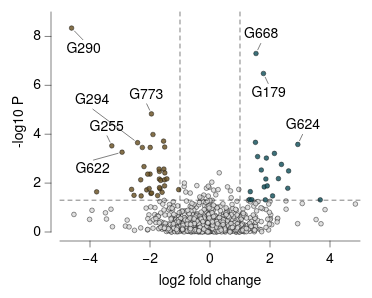

Express this chart as Vega-Lite.
### Vega-Lite specification from a JSON file in a GitHub repository (floating-point values rounded to 4 significant figures; data arrays with more than 128 entries replaced by an {"elided": "..."} marker saying what was removed)
{"background": null, "config": {"arc": {"fill": "#DBDBDB", "fillOpacity": 1.0, "innerRadius": 27.5, "padAngle": 0.03, "stroke": "black", "strokeOpacity": 1, "strokeWidth": 0.25}, "area": {"fill": "#DBDBDB", "fillOpacity": 1.0, "stroke": "black", "strokeOpacity": 1, "strokeWidth": 0.25}, "axis": {"domain": true, "domainCap": "round", "domainColor": "black", "domainWidth": 0.25, "grid": false, "gridCap": "round", "gridColor": "#F1F1F1", "gridDash": [0, 0], "gridOpacity": 1.0, "gridWidth": 0.25, "labelColor": "black", "labelFont": "Helvetica Neue, HelveticaNeue, Helvetica, Arial, sans-serif", "labelFontSize": 7, "labelFontStyle": "normal", "labelFontWeight": 400, "offset": 4.5, "ticks": true, "tickCap": "round", "tickColor": "black", "tickRound": false, "tickSize": 3, "tickWidth": 0.25, "titleColor": "black", "titleFont": "Helvetica Neue, HelveticaNeue, Helvetica, Arial, sans-serif", "titleFontSize": 7, "titleFontStyle": "normal", "titleFontWeight": 400}, "axisX": {"domain": true, "labelAlign": "center", "labelAngle": 0, "labels": true, "ticks": true, "translate": 0}, "axisY": {"domain": true, "labelAlign": "right", "labelAngle": 0, "labels": true, "ticks": true, "translate": 0}, "axisRight": {"domain": true, "labelAlign": "left", "labelAngle": 0, "labels": true, "ticks": true, "translate": 0}, "axisTop": {"domain": true, "labelAlign": "center", "labelAngle": 0, "labels": true, "ticks": true, "translate": 0}, "axisBand": {"tickOffset": 0}, "bar": {"fill": "#DBDBDB", "fillOpacity": 1.0, "stroke": "black", "strokeOpacity": 1, "strokeWidth": 0.25}, "boxplot": {"size": 9.9, "ticks": {"cornerRadius": 0.25, "fill": "black", "opacity": 1, "size": 4.95, "thickness": 0.25}, "box": {"fillOpacity": 1.0, "stroke": "black", "strokeOpacity": 1, "strokeWidth": 0.25}, "median": {"cornerRadius": 0, "fill": "black", "fillOpacity": 1.0, "opacity": 1, "size": 9.9, "thickness": 0.25}, "rule": {"fill": "black", "fillOpacity": 1.0, "size": 11.0, "stroke": "black", "strokeDash": [0, 0], "strokeOpacity": 1, "strokeWidth": 0.25}, "outliers": {"color": "black", "fill": "black", "fillOpacity": 1.0, "size": 0, "stroke": "black", "strokeOpacity": 1, "strokeWidth": 0.25}}, "circle": {"fill": "black", "fillOpacity": 1.0, "size": 1.375, "stroke": null, "strokeOpacity": 1, "strokeWidth": 0.25}, "errorband": {"band": {"fillOpacity": 0.6, "stroke": null, "strokeWidth": 0.25, "strokeOpacity": 1}, "borders": {"opacity": 0, "strokeOpacity": 0.25, "strokeWidth": 1}}, "errorbar": {"opacity": 1, "rule": {"strokeDash": [0, 0], "strokeWidth": 0.25}, "ticks": {"color": "black", "cornerRadius": 0.125, "opacity": 1, "size": 6.6, "thickness": 0.25}, "thickness": 0.25}, "font": "Helvetica Neue, HelveticaNeue, Helvetica, Arial, sans-serif", "geoshape": {"fill": "#DBDBDB", "fillOpacity": 1.0, "stroke": "black", "strokeOpacity": 1, "strokeWidth": 0.25}, "header": {"labelColor": "black", "labelFont": "Helvetica Neue, HelveticaNeue, Helvetica, Arial, sans-serif", "labelFontSize": 7, "labelFontStyle": "normal", "labelFontWeight": 400, "titleColor": "black", "titleFont": "Helvetica Neue, HelveticaNeue, Helvetica, Arial, sans-serif", "titleFontSize": 7, "titleFontStyle": "normal", "titleFontWeight": 400, "titlePadding": 0}, "legend": {"disable": false, "offset": 4.5, "titlePadding": 4, "labelOffset": 2, "gradientLabelOffset": 2, "gradientLength": 55.0, "gradientThickness": 5.5, "gradientOpacity": 1.0, "gradientStrokeColor": "black", "gradientStrokeWidth": 0.25, "labelColor": "black", "labelFont": "Helvetica Neue, HelveticaNeue, Helvetica, Arial, sans-serif", "labelFontSize": 7, "labelFontStyle": "normal", "labelFontWeight": 400, "strokeColor": "black", "strokeWidth": 0, "symbolSize": 42, "symbolStrokeColor": "black", "symbolStrokeWidth": 0.25, "titleColor": "black", "titleFont": "Helvetica Neue, HelveticaNeue, Helvetica, Arial, sans-serif", "titleFontSize": 7, "titleFontStyle": "normal", "titleFontWeight": 400}, "line": {"color": "black", "stroke": "black", "strokeCap": "butt", "strokeDash": [0, 0], "strokeOpacity": 1, "strokeWidth": 0.5}, "point": {"filled": true, "fill": "#DBDBDB", "fillOpacity": 1.0, "size": 5.5, "stroke": "black", "strokeOpacity": 1, "strokeWidth": 0.25}, "range": {"category": ["#B2B2B2", "#4A7CD3", "#008542", "#664CAF", "#509F98", "#636363", "#284F93", "#005226", "#382864", "#285753"], "diverging": {"scheme": ["#443E60", "#5F597E", "#7C759B", "#9994B6", "#B7B4CC", "#D6D5DC", "#F6F6F6", "#D1DAD9", "#A4C2BF", "#7AA9A4", "#578E89", "#37736E", "#1B5954"]}, "heatmap": {"scheme": ["#440154", "#472270", "#433E82", "#38598C", "#2C728E", "#238A8D", "#24A086", "#39B578", "#5DC862", "#96D646", "#CAE02D", "#FDE724"]}, "ordinal": {"scheme": ["#F1F1F1", "#DBDBDB", "#C6C6C6", "#B2B2B2", "#9D9D9D", "#898989", "#767676", "#636363", "#515151", "#404040", "#2F2F2F", "#1F1F1F"]}, "ramp": {"scheme": ["#440154", "#472270", "#433E82", "#38598C", "#2C728E", "#238A8D", "#24A086", "#39B578", "#5DC862", "#96D646", "#CAE02D", "#FDE724"]}}, "rule": {"color": "black", "stroke": "black", "strokeCap": "round", "strokeDash": [2, 2], "strokeOpacity": 1, "strokeWidth": 0.25}, "scale": {"barBandPaddingInner": 0.1, "rectBandPaddingInner": 0, "tickBandPaddingInner": 0.1, "bandPaddingOuter": 0.1, "bandWithNestedOffsetPaddingInner": 0.2, "bandWithNestedOffsetPaddingOuter": 0.2, "offsetBandPaddingInner": 0, "offsetBandPaddingOuter": 0, "round": false}, "rect": {"fill": "#DBDBDB", "fillOpacity": 1.0, "stroke": "black", "strokeOpacity": 1, "strokeWidth": 0.25}, "square": {"fill": "#DBDBDB", "fillOpacity": 1.0, "size": 11.0, "stroke": "black", "strokeOpacity": 1, "strokeWidth": 0.25}, "text": {"color": "black", "font": "Helvetica Neue, HelveticaNeue, Helvetica, Arial, sans-serif", "fontSize": 7, "fontStyle": "normal", "fontWeight": 400}, "tick": {"color": "black", "cornerRadius": 0.125, "opacity": 1.0, "size": 9.9, "thickness": 0.25}, "title": {"anchor": "middle", "frame": "group", "color": "black", "font": "Helvetica Neue, HelveticaNeue, Helvetica, Arial, sans-serif", "fontSize": 7, "fontStyle": "normal", "fontWeight": 400, "subtitleColor": "black", "subtitleFont": "Helvetica Neue, HelveticaNeue, Helvetica, Arial, sans-serif", "subtitleFontSize": "Helvetica Neue, HelveticaNeue, Helvetica, Arial, sans-serif", "subtitleFontStyle": "normal", "subtitleFontWeight": 400}, "trail": {"color": "black", "opacity": 1, "size": 0.5}, "view": {"continuousWidth": 150, "continuousHeight": 110, "discreteWidth": 150, "discreteHeight": 110, "fill": null, "stroke": null, "strokeWidth": 0.25}}, "layer": [{"data": {"name": "data-89c060c72859b0c41b1a176ead185f7e"}, "mark": {"type": "point", "opacity": 0.85}, "encoding": {"color": {"field": "significance", "legend": null, "scale": {"domain": ["Gained", "Lost", "Non-differential"], "range": ["#1A5762", "#6F572A", "#DBDBDB"]}, "type": "nominal"}, "x": {"field": "log2fc", "title": "log2 fold change", "type": "quantitative"}, "y": {"field": "neglog10p", "title": "-log10 P", "type": "quantitative"}}}, {"data": {"values": [{"__dysonsphere__": 1}]}, "mark": {"type": "rule", "opacity": 1.0}, "encoding": {"x": {"datum": -1.0}}}, {"data": {"values": [{"__dysonsphere__": 1}]}, "mark": {"type": "rule", "opacity": 1.0}, "encoding": {"x": {"datum": 1.0}}}, {"data": {"values": [{"__dysonsphere__": 1}]}, "mark": {"type": "rule", "opacity": 1.0}, "encoding": {"y": {"datum": 1.301}}}, {"layer": [{"data": {"values": [{"__dysonsphere__": 1}]}, "mark": {"type": "rule", "strokeDash": [0, 0]}, "encoding": {"x": {"datum": 1.841, "scale": {"domain": [-5.0, 5.0], "nice": false, "padding": 0, "zero": false}}, "x2": {"datum": 1.94}, "y": {"datum": 6.331, "scale": {"domain": [0.0, 9.0], "nice": false, "padding": 0, "zero": false}}, "y2": {"datum": 6.075}}}, {"data": {"values": [{"__dysonsphere__": 1}]}, "mark": {"type": "text", "align": "center", "baseline": "middle", "fontSize": 7}, "encoding": {"text": {"value": "G179"}, "x": {"datum": 1.954}, "y": {"datum": 5.694}}}, {"data": {"values": [{"__dysonsphere__": 1}]}, "mark": {"type": "rule", "strokeDash": [0, 0]}, "encoding": {"x": {"datum": -3.332}, "x2": {"datum": -3.431}, "y": {"datum": 3.678}, "y2": {"datum": 3.934}}}, {"data": {"values": [{"__dysonsphere__": 1}]}, "mark": {"type": "text", "align": "center", "baseline": "middle", "fontSize": 7}, "encoding": {"text": {"value": "G255"}, "x": {"datum": -3.446}, "y": {"datum": 4.315}}}, {"data": {"values": [{"__dysonsphere__": 1}]}, "mark": {"type": "rule", "strokeDash": [0, 0]}, "encoding": {"x": {"datum": -4.518}, "x2": {"datum": -4.237}, "y": {"datum": 8.221}, "y2": {"datum": 7.865}}}, {"data": {"values": [{"__dysonsphere__": 1}]}, "mark": {"type": "text", "align": "center", "baseline": "middle", "fontSize": 7}, "encoding": {"text": {"value": "G290"}, "x": {"datum": -4.214}, "y": {"datum": 7.492}}}, {"data": {"values": [{"__dysonsphere__": 1}]}, "mark": {"type": "rule", "strokeDash": [0, 0]}, "encoding": {"x": {"datum": -2.525}, "x2": {"datum": -3.904}, "y": {"datum": 3.754}, "y2": {"datum": 5.022}}}, {"data": {"values": [{"__dysonsphere__": 1}]}, "mark": {"type": "text", "align": "center", "baseline": "middle", "fontSize": 7}, "encoding": {"text": {"value": "G294"}, "x": {"datum": -3.931}, "y": {"datum": 5.39}}}, {"data": {"values": [{"__dysonsphere__": 1}]}, "mark": {"type": "rule", "strokeDash": [0, 0]}, "encoding": {"x": {"datum": -3.064}, "x2": {"datum": -3.883}, "y": {"datum": 3.22}, "y2": {"datum": 2.943}}}, {"data": {"values": [{"__dysonsphere__": 1}]}, "mark": {"type": "text", "align": "center", "baseline": "middle", "fontSize": 7}, "encoding": {"text": {"value": "G622"}, "x": {"datum": -3.915}, "y": {"datum": 2.589}}}, {"data": {"values": [{"__dysonsphere__": 1}]}, "mark": {"type": "rule", "strokeDash": [0, 0]}, "encoding": {"x": {"datum": 2.986}, "x2": {"datum": 3.085}, "y": {"datum": 3.735}, "y2": {"datum": 3.992}}}, {"data": {"values": [{"__dysonsphere__": 1}]}, "mark": {"type": "text", "align": "center", "baseline": "middle", "fontSize": 7}, "encoding": {"text": {"value": "G624"}, "x": {"datum": 3.1}, "y": {"datum": 4.373}}}, {"data": {"values": [{"__dysonsphere__": 1}]}, "mark": {"type": "rule", "strokeDash": [0, 0]}, "encoding": {"x": {"datum": 1.593}, "x2": {"datum": 1.692}, "y": {"datum": 7.456}, "y2": {"datum": 7.712}}}, {"data": {"values": [{"__dysonsphere__": 1}]}, "mark": {"type": "text", "align": "center", "baseline": "middle", "fontSize": 7}, "encoding": {"text": {"value": "G668"}, "x": {"datum": 1.706}, "y": {"datum": 8.093}}}, {"data": {"values": [{"__dysonsphere__": 1}]}, "mark": {"type": "rule", "strokeDash": [0, 0]}, "encoding": {"x": {"datum": -2.011}, "x2": {"datum": -2.11}, "y": {"datum": 4.985}, "y2": {"datum": 5.241}}}, {"data": {"values": [{"__dysonsphere__": 1}]}, "mark": {"type": "text", "align": "center", "baseline": "middle", "fontSize": 7}, "encoding": {"text": {"value": "G773"}, "x": {"datum": -2.124}, "y": {"datum": 5.622}}}]}], "name": "__dysonsphere_ext_biology", "$schema": "https://vega.github.io/schema/vega-lite/v6.4.1.json", "datasets": {"data-89c060c72859b0c41b1a176ead185f7e": {"elided": "800 records"}}}
